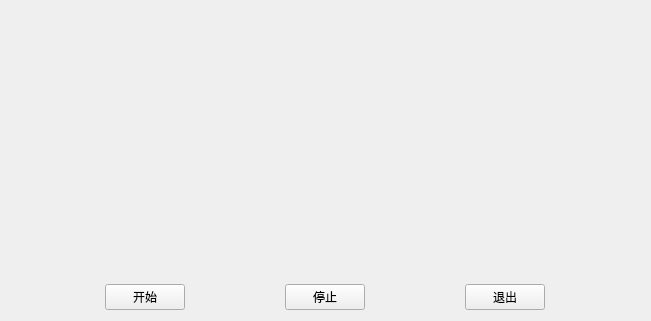
  <widget class="QWidget" name="verticalLayoutWidget_2">
   <property name="geometry">
    <rect>
     <x>20</x>
     <y>10</y>
     <width>651</width>
     <height>321</height>
    </rect>
   </property>
   <layout class="QVBoxLayout" name="verticalLayout_2">
    <item>
     <widget class="GraphicsLayoutWidget" name="heatMap" native="true">
      <property name="sizePolicy">
       <sizepolicy hsizetype="Minimum" vsizetype="Minimum">
        <horstretch>0</horstretch>
        <verstretch>2</verstretch>
       </sizepolicy>
      </property>
     </widget>
    </item>
    <item>
     <layout class="QHBoxLayout" name="horizontalLayout">
      <item>
       <widget class="QPushButton" name="start">
        <property name="sizePolicy">
         <sizepolicy hsizetype="Fixed" vsizetype="Fixed">
          <horstretch>0</horstretch>
          <verstretch>0</verstretch>
         </sizepolicy>
        </property>
        <property name="focusPolicy">
         <enum>Qt::NoFocus</enum>
        </property>
        <property name="text">
         <string>开始</string>
        </property>
       </widget>
      </item>
      <item>
       <widget class="QPushButton" name="stop">
        <property name="sizePolicy">
         <sizepolicy hsizetype="Fixed" vsizetype="Fixed">
          <horstretch>0</horstretch>
          <verstretch>0</verstretch>
         </sizepolicy>
        </property>
        <property name="focusPolicy">
         <enum>Qt::NoFocus</enum>
        </property>
        <property name="text">
         <string>停止</string>
        </property>
       </widget>
      </item>
      <item>
       <widget class="QPushButton" name="quit">
        <property name="sizePolicy">
         <sizepolicy hsizetype="Fixed" vsizetype="Fixed">
          <horstretch>0</horstretch>
          <verstretch>0</verstretch>
         </sizepolicy>
        </property>
        <property name="focusPolicy">
         <enum>Qt::NoFocus</enum>
        </property>
        <property name="text">
         <string>退出</string>
        </property>
       </widget>
      </item>
     </layout>
    </item>
   </layout>
  </widget>
